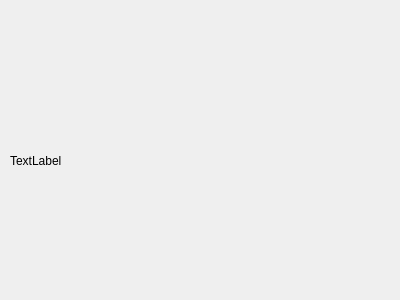
<?xml version="1.0" encoding="UTF-8"?>
<ui version="4.0">
 <class>Form</class>
 <widget class="QWidget" name="Form">
  <property name="geometry">
   <rect>
    <x>0</x>
    <y>0</y>
    <width>400</width>
    <height>300</height>
   </rect>
  </property>
  <property name="windowTitle">
   <string>Form</string>
  </property>
  <widget class="QLabel" name="label">
   <property name="geometry">
    <rect>
     <x>10</x>
     <y>20</y>
     <width>381</width>
     <height>281</height>
    </rect>
   </property>
   <property name="text">
    <string>TextLabel</string>
   </property>
  </widget>
 </widget>
 <resources/>
 <connections/>
</ui>
